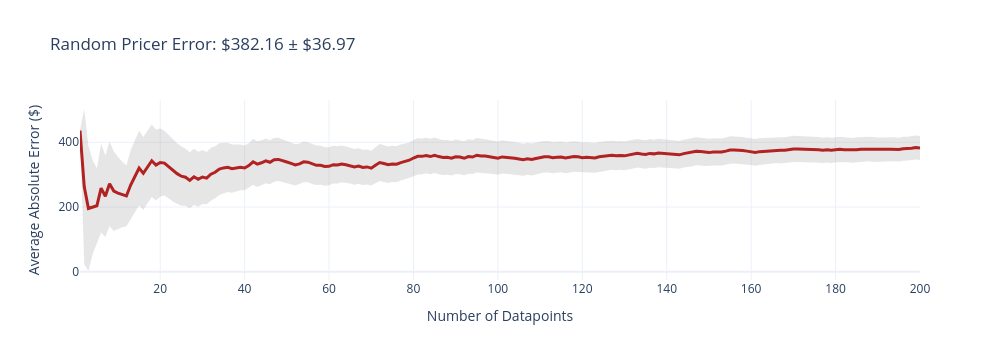
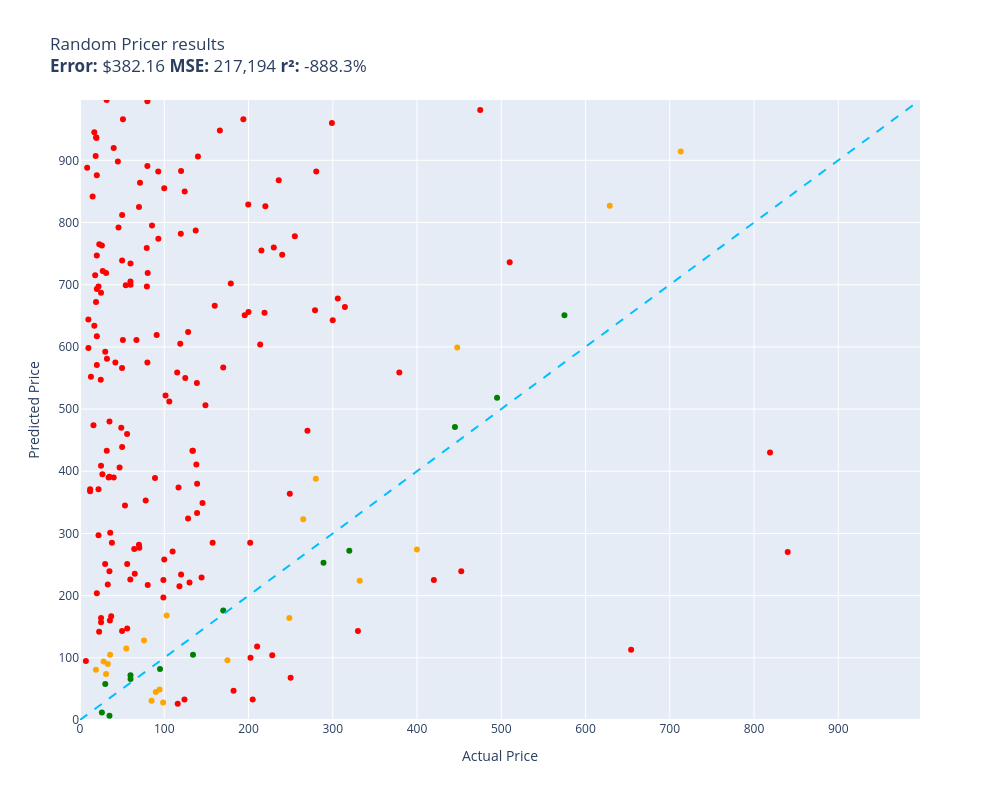

The notebook cell saved with these charts, in order:
### Code cell
random.seed(42)
evaluate(random_pricer, test)

### Figure 1 — Plotly figure (JSON) as saved in the notebook; plotly's stock layout.template omitted (floating-point values rounded to 4 significant figures; data arrays with more than 128 entries replaced by an {"elided": "..."} marker saying what was removed)
{"data": [{"fill": "toself", "fillcolor": "rgba(128,128,128,0.2)", "hoverinfo": "skip", "line": {"color": "rgba(255,255,255,0)"}, "name": "95% CI", "showlegend": false, "type": "scatter", "x": {"elided": "400 int values"}, "y": {"elided": "400 float values"}}, {"customdata": {"elided": "200x1 float values"}, "hovertemplate": "n=%{x}<br>Avg Error=$%{y:,.2f}<br>±95% CI=$%{customdata[0]:,.2f}<extra></extra>", "line": {"color": "firebrick", "width": 3}, "mode": "lines", "name": "Cumulative Avg Error", "type": "scatter", "x": {"elided": "200 int values"}, "y": {"elided": "200 float values"}}], "layout": {"height": 360, "showlegend": false, "title": {"text": "Random Pricer Error: $382.16 ± $36.97"}, "width": 1000, "xaxis": {"title": {"text": "Number of Datapoints"}}, "yaxis": {"title": {"text": "Average Absolute Error ($)"}}}}

### Figure 2 — Plotly figure (JSON) as saved in the notebook; plotly's stock layout.template omitted (floating-point values rounded to 4 significant figures; data arrays with more than 128 entries replaced by an {"elided": "..."} marker saying what was removed)
{"data": [{"customdata": {"elided": "166x1 str values"}, "hovertemplate": "%{customdata[0]}<extra></extra>", "legendgroup": "red", "marker": {"color": "red", "size": 6, "symbol": "circle"}, "mode": "markers", "name": "red", "orientation": "v", "showlegend": true, "type": "scatter", "x": {"elided": "166 float values"}, "xaxis": "x", "y": {"elided": "166 int values"}, "yaxis": "y"}, {"customdata": [["NewPower99 Battery Kit for Samsung Galax...\nGuess=$115.00 Actual=$54.95"], ["8544771 Dryer Heating Element, 279816 Th...\nGuess=$105.00 Actual=$35.74"], ["Bam France 2002XL Contoured Hightech Bla...\nGuess=$914.00 Actual=$713.00"], ["LOVE MEI Galaxy S10 Lite Case, Military ...\nGuess=$90.00 Actual=$32.98"], ["HK SYSTEMS 13\" Heavy Duty Black \"Push\" O...\nGuess=$31.00 Actual=$84.95"], ["SKB iSeries 3i-13096-6KP Case for BlackM...\nGuess=$96.00 Actual=$174.99"], ["Bam Trekking 3027SB Single Black Clarine...\nGuess=$224.00 Actual=$332.00"], ["Aolemi Oil Rubbed Bronze Single Function...\nGuess=$28.00 Actual=$98.65"], ["Poison Spyder 10-08-020 Rocker Knocker\nGuess=$827.00 Actual=$628.76"], ["DIMARZIO 204284 DP 163FBK Blues Bucker G...\nGuess=$45.00 Actual=$89.99"], ["BESTILL Wall Mounted Shower Faucet Set, ...\nGuess=$128.00 Actual=$76.00"], ["Trail Gear Twin Stick Kit for Top Shift ...\nGuess=$388.00 Actual=$279.92"], ["Engine Thermostat, Replace 19301-PAA-306...\nGuess=$81.00 Actual=$18.89"], ["Canon Sure Shot 90u 35mm Date Camera\nGuess=$274.00 Actual=$399.89"], ["Wilkinson LOW GAUSS Vintage Tone Strat S...\nGuess=$74.00 Actual=$30.93"], ["GENUINE VOLVO THERMOSTAT (3.0, 3.2) S60 ...\nGuess=$168.00 Actual=$102.85"], ["APS iBoard (304 Stainless Steel Polished...\nGuess=$323.00 Actual=$264.95"], ["Steering Wheel, Carbon Fiber Automotive ...\nGuess=$599.00 Actual=$447.74"], ["Glovion Music Stand Light, Clip On Piano...\nGuess=$94.00 Actual=$27.99"], ["Intex River Run Connect Lounge (Four)\nGuess=$49.00 Actual=$94.49"], ["PowerSport Front Rear Brakes and Rotors ...\nGuess=$164.00 Actual=$248.51"]], "hovertemplate": "%{customdata[0]}<extra></extra>", "legendgroup": "orange", "marker": {"color": "orange", "size": 6, "symbol": "circle"}, "mode": "markers", "name": "orange", "orientation": "v", "showlegend": true, "type": "scatter", "x": [54.95, 35.74, 713.0, 32.98, 84.95, 175.0, 332.0, 98.65, 628.8, 89.99, 76.0, 279.9, 18.89, 399.9, 30.93, 102.8, 264.9, 447.7, 27.99, 94.49, 248.5], "xaxis": "x", "y": [115, 105, 914, 90, 31, 96, 224, 28, 827, 45, 128, 388, 81, 274, 74, 168, 323, 599, 94, 49, 164], "yaxis": "y"}, {"customdata": [["Mini PC, Kinupute Desktop Computer E3-12...\nGuess=$518.00 Actual=$495.00"], ["Mylites+ Standard Comic Book Mylar Sleev...\nGuess=$7.00 Actual=$34.99"], ["Diversitech WG840585 Motor, (Ddb) 1/3Hp,...\nGuess=$105.00 Actual=$134.12"], ["Lighted Triangle Mirror Cabinet Bathroom...\nGuess=$471.00 Actual=$445.00"], ["LEGO Marvel Avengers War Machine Buster ...\nGuess=$72.00 Actual=$59.95"], ["Trim Kit for 2-handle Shower & Tub Valve...\nGuess=$82.00 Actual=$94.99"], ["Walker Exhaust Ultra EPA 16478 Direct Fi...\nGuess=$651.00 Actual=$574.99"], ["Ibanez M510OVS Acoustic Mandolin in Vint...\nGuess=$176.00 Actual=$169.99"], ["AZX Stylus Pencil for Apple iPad Pro 202...\nGuess=$58.00 Actual=$29.99"], ["Venom Power Terra Hunter R/T+ R/T All-Te...\nGuess=$272.00 Actual=$319.65"], ["Audio Techinca ATW-T1002 System 10 Handh...\nGuess=$253.00 Actual=$289.00"], ["Fender Hendrix Voodoo Child Coiled Instr...\nGuess=$66.00 Actual=$59.99"], ["NICKSTON Red Sparkling Glitter Slim Band...\nGuess=$12.00 Actual=$25.99"]], "hovertemplate": "%{customdata[0]}<extra></extra>", "legendgroup": "green", "marker": {"color": "green", "size": 6, "symbol": "circle"}, "mode": "markers", "name": "green", "orientation": "v", "showlegend": true, "type": "scatter", "x": [495.0, 34.99, 134.1, 445.0, 59.95, 94.99, 575.0, 170.0, 29.99, 319.6, 289.0, 59.99, 25.99], "xaxis": "x", "y": [518, 7, 105, 471, 72, 82, 651, 176, 58, 272, 253, 66, 12], "yaxis": "y"}, {"hoverinfo": "skip", "line": {"color": "deepskyblue", "dash": "dash", "width": 2}, "mode": "lines", "name": "y = x", "showlegend": false, "type": "scatter", "x": [0, 997], "y": [0, 997]}], "layout": {"height": 800, "legend": {"title": {"text": "color"}, "tracegroupgap": 0}, "showlegend": false, "title": {"text": "Random Pricer results<br><b>Error:</b> $382.16 <b>MSE:</b> 217,194 <b>r²:</b> -888.3%"}, "width": 1000, "xaxis": {"anchor": "y", "domain": [0, 1], "range": [0, 997], "title": {"text": "Actual Price"}}, "yaxis": {"anchor": "x", "domain": [0, 1], "range": [0, 997], "title": {"text": "Predicted Price"}}}}
